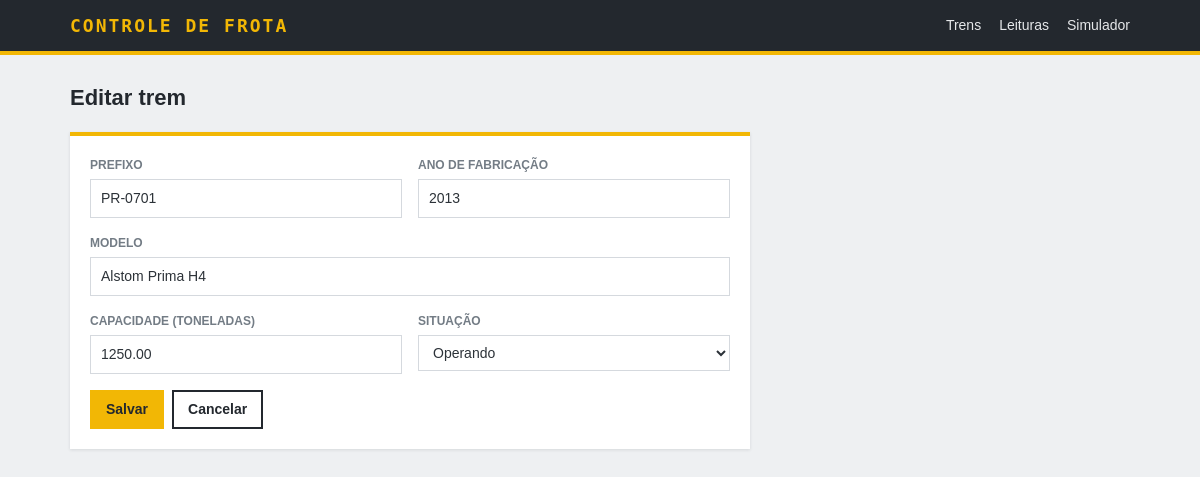
Page /trem.php?id=4 on the committed database.
### tables this page shows
CREATE TABLE trens (
    id INT NOT NULL AUTO_INCREMENT PRIMARY KEY,
    prefixo VARCHAR(20) NOT NULL UNIQUE,
    modelo VARCHAR(80) NOT NULL,
    ano_fabricacao SMALLINT NOT NULL,
    capacidade_t DECIMAL(8, 2) NOT NULL,
    situacao ENUM('operando', 'oficina', 'parado') NOT NULL DEFAULT 'operando'
);

### funcoes.php (called while the page is built, shortened)
<?php
function e($valor)
{
    return htmlspecialchars((string) $valor, ENT_QUOTES, 'UTF-8');
}

### trem.php (the view, shortened to what this page needs)
<?php
require 'funcoes.php';
$id = (int) ($_GET['id'] ?? 0);
$anoAtual = (int) date('Y');
$trem = [
    'prefixo' => '',
    'modelo' => '',
    'ano_fabricacao' => '',
    'capacidade_t' => '',
    'situacao' => 'operando',
];
if ($id > 0) {
    $stmt = $pdo->prepare('SELECT * FROM trens WHERE id = ?');
    $stmt->execute([$id]);
    $encontrado = $stmt->fetch();
    $trem = $encontrado;
}
$titulo = $id > 0 ? 'Editar trem' : 'Cadastrar trem';
require 'topo.php';
?>
<div class="cabecalho">
    <h1><?= e($titulo) ?></h1>
</div>
<form class="ficha" method="post">
    <div class="colunas">
        <label class="campo">
            <span>Prefixo</span>
            <input type="text" name="prefixo" maxlength="20" placeholder="SC-0000" value="<?= e($trem['prefixo']) ?>" required>
        </label>
        <label class="campo">
            <span>Ano de fabricação</span>
            <input type="number" name="ano_fabricacao" min="1900" max="<?= $anoAtual ?>" value="<?= e($trem['ano_fabricacao']) ?>" required>
        </label>
    </div>
    <label class="campo">
        <span>Modelo</span>
        <input type="text" name="modelo" maxlength="80" value="<?= e($trem['modelo']) ?>" required>
    </label>
    <div class="colunas">
        <label class="campo">
            <span>Capacidade (toneladas)</span>
            <input type="number" name="capacidade_t" step="0.01" min="0.01" value="<?= e($trem['capacidade_t']) ?>" required>
        </label>
        <label class="campo">
            <span>Situação</span>
            <select name="situacao">
                <?php foreach (SITUACOES as $valor => $rotulo): ?>
                    <option value="<?= e($valor) ?>" <?= $valor === $trem['situacao'] ? 'selected' : '' ?>><?= e($rotulo) ?></option>
                <?php endforeach; ?>
            </select>
        </label>
    </div>
    <div class="botoes">
        <button class="botao botao-forte" type="submit"><?= $id > 0 ? 'Salvar' : 'Cadastrar' ?></button>
        <a class="botao botao-contorno" href="index.php">Cancelar</a>
    </div>
</form>
<?php require 'rodape.php'; ?>

### estilo.css (style rules this page uses)
:root { --fundo: #eef0f2; --cartao: #ffffff; --grafite: #23282e; --texto: #2c3238; --apagado: #737c85; --linha: #d5d9de; --amarelo: #f2b705; --verde: #1f7a4d; --laranja: #c0590c; --vermelho: #b3261e; --mono: "Consolas", "DejaVu Sans Mono", monospace; }
* { box-sizing: border-box; }
body { margin: 0; background: var(--fundo); color: var(--texto); font-family: Verdana, Tahoma, sans-serif; font-size: 14px; line-height: 1.5; }
.cabecalho { display: flex; justify-content: space-between; align-items: flex-end; flex-wrap: wrap; gap: 12px; margin-bottom: 18px; }
h1 { margin: 0; font-size: 22px; color: var(--grafite); }
.botao { display: inline-block; padding: 7px 14px; border: 2px solid transparent; font: inherit; font-weight: bold; text-decoration: none; cursor: pointer; }
.botao-forte { background: var(--amarelo); color: var(--grafite); }
.botao-contorno { background: transparent; border-color: var(--grafite); color: var(--grafite); }
.botoes { display: flex; gap: 8px; flex-wrap: wrap; align-items: center; }
form { margin: 0; }
.ficha, .filtros { background: var(--cartao); border-top: 4px solid var(--amarelo); padding: 20px; box-shadow: 0 1px 3px rgba(35, 40, 46, 0.12); }
.ficha { max-width: 680px; }
.colunas { display: grid; grid-template-columns: repeat(auto-fit, minmax(200px, 1fr)); gap: 0 16px; }
.campo { display: block; margin-bottom: 16px; }
.campo span { display: block; margin-bottom: 5px; font-size: 12px; font-weight: bold; text-transform: uppercase; color: var(--apagado); }
.campo input, .campo select { width: 100%; padding: 8px 10px; border: 1px solid var(--linha); background: #fff; color: var(--texto); font: inherit; }

### rows in the picture
trens: prefixo "PR-0701", ano_fabricacao "2013", modelo "Alstom Prima H4", capacidade_t "1250.00", situacao "Operando"

### other values in the picture
$titulo "Editar trem"
